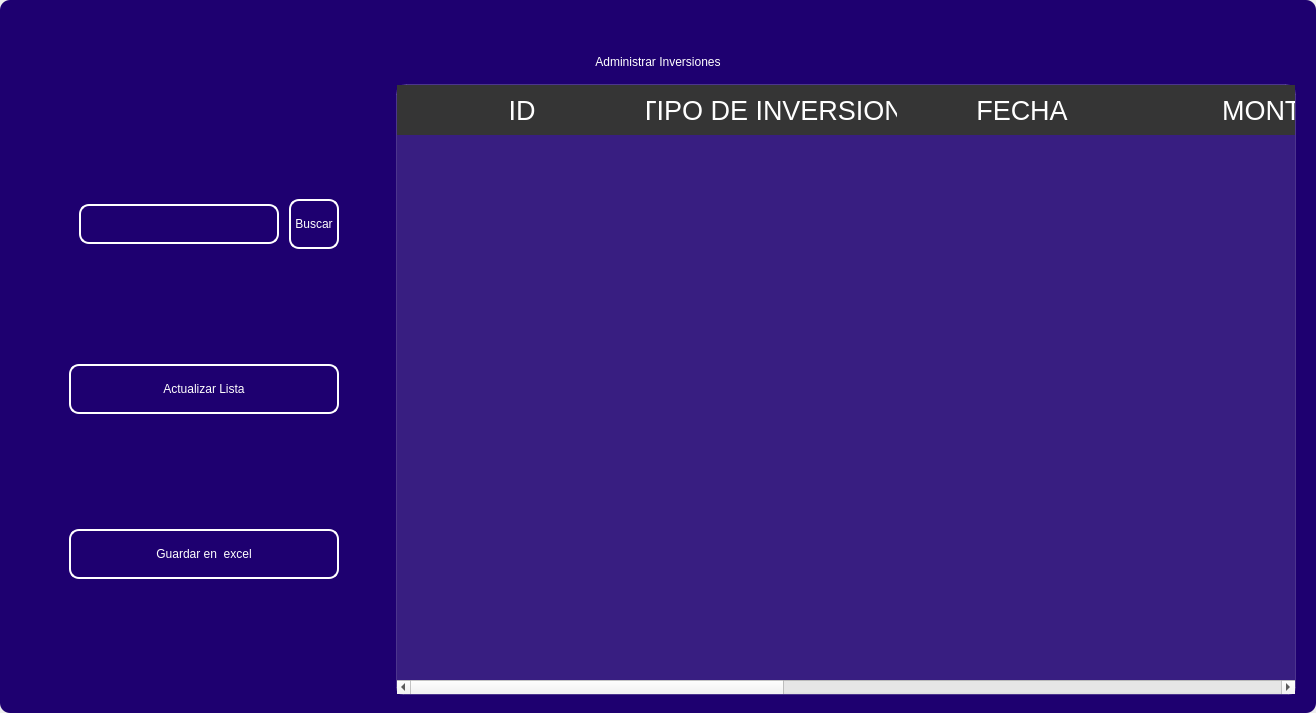
<?xml version="1.0" encoding="UTF-8"?>
<ui version="4.0">
 <class>MainWindow</class>
 <widget class="QMainWindow" name="MainWindow">
  <property name="geometry">
   <rect>
    <x>0</x>
    <y>0</y>
    <width>1316</width>
    <height>713</height>
   </rect>
  </property>
  <property name="windowTitle">
   <string>MainWindow</string>
  </property>
  <property name="styleSheet">
   <string notr="true"/>
  </property>
  <widget class="QWidget" name="centralwidget">
   <property name="styleSheet">
    <string notr="true"/>
   </property>
   <layout class="QVBoxLayout" name="verticalLayout">
    <property name="spacing">
     <number>0</number>
    </property>
    <property name="leftMargin">
     <number>0</number>
    </property>
    <property name="topMargin">
     <number>0</number>
    </property>
    <property name="rightMargin">
     <number>0</number>
    </property>
    <property name="bottomMargin">
     <number>0</number>
    </property>
    <item>
     <widget class="QFrame" name="frame">
      <property name="enabled">
       <bool>true</bool>
      </property>
      <property name="styleSheet">
       <string notr="true">
QFrame {
border-radius:10px;
background-color:#1E0070;
 }
</string>
      </property>
      <property name="frameShape">
       <enum>QFrame::StyledPanel</enum>
      </property>
      <property name="frameShadow">
       <enum>QFrame::Raised</enum>
      </property>
      <layout class="QVBoxLayout" name="verticalLayout_2">
       <item>
        <widget class="QFrame" name="frame_superior">
         <property name="minimumSize">
          <size>
           <width>0</width>
           <height>40</height>
          </size>
         </property>
         <property name="maximumSize">
          <size>
           <width>16777215</width>
           <height>40</height>
          </size>
         </property>
         <property name="styleSheet">
          <string notr="true">QPushButton{
border-radius:18px;
}

QPushButton:hover{
	background-color: rgb(0, 0, 0);
}
</string>
         </property>
         <property name="frameShape">
          <enum>QFrame::StyledPanel</enum>
         </property>
         <property name="frameShadow">
          <enum>QFrame::Raised</enum>
         </property>
         <layout class="QHBoxLayout" name="horizontalLayout_3">
          <property name="spacing">
           <number>4</number>
          </property>
          <property name="leftMargin">
           <number>0</number>
          </property>
          <property name="topMargin">
           <number>0</number>
          </property>
          <property name="rightMargin">
           <number>0</number>
          </property>
          <property name="bottomMargin">
           <number>0</number>
          </property>
          <item>
           <widget class="QPushButton" name="btn_icon">
            <property name="text">
             <string/>
            </property>
            <property name="iconSize">
             <size>
              <width>40</width>
              <height>40</height>
             </size>
            </property>
           </widget>
          </item>
          <item>
           <spacer name="horizontalSpacer_2">
            <property name="orientation">
             <enum>Qt::Horizontal</enum>
            </property>
            <property name="sizeHint" stdset="0">
             <size>
              <width>443</width>
              <height>20</height>
             </size>
            </property>
           </spacer>
          </item>
          <item>
           <widget class="QPushButton" name="btn_exit">
            <property name="minimumSize">
             <size>
              <width>38</width>
              <height>38</height>
             </size>
            </property>
            <property name="maximumSize">
             <size>
              <width>38</width>
              <height>38</height>
             </size>
            </property>
            <property name="text">
             <string/>
            </property>
            <property name="iconSize">
             <size>
              <width>35</width>
              <height>35</height>
             </size>
            </property>
           </widget>
          </item>
          <item>
           <widget class="QPushButton" name="bt_minimizar">
            <property name="minimumSize">
             <size>
              <width>38</width>
              <height>38</height>
             </size>
            </property>
            <property name="maximumSize">
             <size>
              <width>38</width>
              <height>38</height>
             </size>
            </property>
            <property name="cursor">
             <cursorShape>PointingHandCursor</cursorShape>
            </property>
            <property name="text">
             <string/>
            </property>
            <property name="icon">
             <iconset>
              <normaloff>image/minus.svg</normaloff>image/minus.svg</iconset>
            </property>
            <property name="iconSize">
             <size>
              <width>38</width>
              <height>38</height>
             </size>
            </property>
           </widget>
          </item>
          <item>
           <widget class="QPushButton" name="bt_maximizar">
            <property name="minimumSize">
             <size>
              <width>38</width>
              <height>38</height>
             </size>
            </property>
            <property name="maximumSize">
             <size>
              <width>38</width>
              <height>38</height>
             </size>
            </property>
            <property name="cursor">
             <cursorShape>PointingHandCursor</cursorShape>
            </property>
            <property name="text">
             <string/>
            </property>
            <property name="icon">
             <iconset>
              <normaloff>image/chevron-up.svg</normaloff>image/chevron-up.svg</iconset>
            </property>
            <property name="iconSize">
             <size>
              <width>38</width>
              <height>38</height>
             </size>
            </property>
           </widget>
          </item>
          <item>
           <widget class="QPushButton" name="bt_restaurar">
            <property name="minimumSize">
             <size>
              <width>38</width>
              <height>38</height>
             </size>
            </property>
            <property name="maximumSize">
             <size>
              <width>38</width>
              <height>38</height>
             </size>
            </property>
            <property name="cursor">
             <cursorShape>PointingHandCursor</cursorShape>
            </property>
            <property name="text">
             <string/>
            </property>
            <property name="icon">
             <iconset>
              <normaloff>image/chevron-down.svg</normaloff>image/chevron-down.svg</iconset>
            </property>
            <property name="iconSize">
             <size>
              <width>38</width>
              <height>38</height>
             </size>
            </property>
           </widget>
          </item>
          <item>
           <widget class="QPushButton" name="bt_cerrar">
            <property name="minimumSize">
             <size>
              <width>38</width>
              <height>38</height>
             </size>
            </property>
            <property name="maximumSize">
             <size>
              <width>38</width>
              <height>38</height>
             </size>
            </property>
            <property name="cursor">
             <cursorShape>PointingHandCursor</cursorShape>
            </property>
            <property name="text">
             <string/>
            </property>
            <property name="icon">
             <iconset>
              <normaloff>image/x.svg</normaloff>image/x.svg</iconset>
            </property>
            <property name="iconSize">
             <size>
              <width>38</width>
              <height>38</height>
             </size>
            </property>
           </widget>
          </item>
         </layout>
        </widget>
       </item>
       <item>
        <widget class="QLabel" name="label">
         <property name="styleSheet">
          <string notr="true">font: 30pt &quot;MS Shell Dlg 2&quot;;
color: rgb(255, 255, 255);</string>
         </property>
         <property name="text">
          <string>Administrar Inversiones</string>
         </property>
         <property name="alignment">
          <set>Qt::AlignCenter</set>
         </property>
        </widget>
       </item>
       <item>
        <widget class="QFrame" name="frame_3">
         <property name="minimumSize">
          <size>
           <width>0</width>
           <height>0</height>
          </size>
         </property>
         <property name="frameShape">
          <enum>QFrame::StyledPanel</enum>
         </property>
         <property name="frameShadow">
          <enum>QFrame::Raised</enum>
         </property>
         <layout class="QHBoxLayout" name="horizontalLayout_4">
          <property name="leftMargin">
           <number>9</number>
          </property>
          <property name="topMargin">
           <number>9</number>
          </property>
          <property name="rightMargin">
           <number>9</number>
          </property>
          <item>
           <layout class="QVBoxLayout" name="verticalLayout_4">
            <property name="spacing">
             <number>50</number>
            </property>
            <property name="sizeConstraint">
             <enum>QLayout::SetDefaultConstraint</enum>
            </property>
            <property name="leftMargin">
             <number>50</number>
            </property>
            <property name="topMargin">
             <number>50</number>
            </property>
            <property name="rightMargin">
             <number>50</number>
            </property>
            <property name="bottomMargin">
             <number>50</number>
            </property>
            <item>
             <layout class="QHBoxLayout" name="horizontalLayout">
              <property name="spacing">
               <number>10</number>
              </property>
              <property name="leftMargin">
               <number>10</number>
              </property>
              <property name="topMargin">
               <number>0</number>
              </property>
              <property name="bottomMargin">
               <number>0</number>
              </property>
              <item>
               <widget class="QLineEdit" name="searchtxt">
                <property name="minimumSize">
                 <size>
                  <width>200</width>
                  <height>25</height>
                 </size>
                </property>
                <property name="maximumSize">
                 <size>
                  <width>150</width>
                  <height>40</height>
                 </size>
                </property>
                <property name="styleSheet">
                 <string notr="true">QLabel {
	color: rgb(255, 255, 254);
	font: 12pt &quot;Arial&quot;;
	background-color: rgba(0, 0, 0,0);
}

QTextEdit{
background-color: rgba(0, 0, 0,0);
border-radius:10px; 
font: 12pt &quot;Arial&quot;;
color: rgb(255, 255, 254);
border: 2px solid  rgb(255, 255, 255);

}

QTextEdit:hover{
background-color: rgba(0, 0, 0,0);
border-radius:10px; 
font: 12pt &quot;Arial&quot;;
border: 2px solid  rgb(120, 0, 171);
}

QTextEdit:focus{
background-color: rgb(0, 0, 0);
border-radius:10px; 
font: 12pt &quot;Arial&quot;;
border: 2px solid rgb(120, 0, 171);
}

QLineEdit{
background-color: rgba(0, 0, 0,0);
border-radius:10px; 
font: 12pt &quot;Arial&quot;;
color: rgb(255, 255, 254);
border: 2px solid  rgb(255, 255, 255);

}

QLineEdit:hover{
background-color: rgba(0, 0, 0,0);
border-radius:10px; 
font: 12pt &quot;Arial&quot;;
border: 2px solid  rgb(120, 0, 171);
}

QLineEdit:focus{
background-color: rgb(0, 0, 0);
border-radius:10px; 
font: 12pt &quot;Arial&quot;;
border: 2px solid rgb(120, 0, 171);
}

QCheckBox{
	font: 12pt &quot;Arial&quot;;
	color: rgb(255, 255, 255);
}

QCheckBox::indicator {
    width: 18px;
    height:18px;
}

QCheckBox::indicator:unchecked {
   background-image: url(image/square.svg);
}

QCheckBox::indicator:checked {
   background-image: url(image/check-square.svg);
}

QPushButton{
border-radius:10px; 
font: 12pt &quot;Arial&quot;;
color: rgb(255, 255, 254);
border: 2px solid #ffffff;
}

QPushButton:hover{
border-radius:10px; 
font: 12pt &quot;Arial&quot;;
color: rgb(255, 255, 255);
border: 2px solid rgb(120, 0, 171);
	background-color: rgb(120, 0, 171);
}
</string>
                </property>
               </widget>
              </item>
              <item>
               <widget class="QPushButton" name="btn_search">
                <property name="sizePolicy">
                 <sizepolicy hsizetype="Minimum" vsizetype="Fixed">
                  <horstretch>0</horstretch>
                  <verstretch>0</verstretch>
                 </sizepolicy>
                </property>
                <property name="minimumSize">
                 <size>
                  <width>0</width>
                  <height>15</height>
                 </size>
                </property>
                <property name="maximumSize">
                 <size>
                  <width>100</width>
                  <height>50</height>
                 </size>
                </property>
                <property name="cursor">
                 <cursorShape>PointingHandCursor</cursorShape>
                </property>
                <property name="styleSheet">
                 <string notr="true">QPushButton{
border-radius:10px; 
font: 12pt &quot;Arial&quot;;
color: rgb(255, 255, 254);
border: 2px solid #ffffff;
}

QPushButton:hover{
border-radius:10px; 
font: 12pt &quot;Arial&quot;;
color: rgb(255, 255, 255);
border: 2px solid rgb(120, 0, 171);
	background-color: rgb(120, 0, 171);
}</string>
                </property>
                <property name="text">
                 <string>Buscar</string>
                </property>
               </widget>
              </item>
             </layout>
            </item>
            <item>
             <widget class="QPushButton" name="btn_get">
              <property name="minimumSize">
               <size>
                <width>50</width>
                <height>40</height>
               </size>
              </property>
              <property name="maximumSize">
               <size>
                <width>300</width>
                <height>50</height>
               </size>
              </property>
              <property name="cursor">
               <cursorShape>PointingHandCursor</cursorShape>
              </property>
              <property name="styleSheet">
               <string notr="true">QPushButton{
border-radius:10px; 
font: 12pt &quot;Arial&quot;;
color: rgb(255, 255, 254);
border: 2px solid #ffffff;
}

QPushButton:hover{
border-radius:10px; 
font: 12pt &quot;Arial&quot;;
color: rgb(255, 255, 255);
border: 2px solid rgb(120, 0, 171);
	background-color: rgb(120, 0, 171);
}</string>
              </property>
              <property name="text">
               <string>Actualizar Lista</string>
              </property>
              <property name="iconSize">
               <size>
                <width>35</width>
                <height>35</height>
               </size>
              </property>
             </widget>
            </item>
            <item>
             <widget class="QPushButton" name="btn_excel">
              <property name="minimumSize">
               <size>
                <width>10</width>
                <height>40</height>
               </size>
              </property>
              <property name="maximumSize">
               <size>
                <width>300</width>
                <height>50</height>
               </size>
              </property>
              <property name="cursor">
               <cursorShape>PointingHandCursor</cursorShape>
              </property>
              <property name="styleSheet">
               <string notr="true">QPushButton{
border-radius:10px; 
font: 12pt &quot;Arial&quot;;
color: rgb(255, 255, 254);
border: 2px solid #ffffff;
}

QPushButton:hover{
border-radius:10px; 
font: 12pt &quot;Arial&quot;;
color: rgb(255, 255, 255);
border: 2px solid rgb(120, 0, 171);
	background-color: rgb(120, 0, 171);
}</string>
              </property>
              <property name="text">
               <string>Guardar en  excel</string>
              </property>
              <property name="iconSize">
               <size>
                <width>35</width>
                <height>35</height>
               </size>
              </property>
             </widget>
            </item>
           </layout>
          </item>
          <item>
           <widget class="QTableWidget" name="table_investment">
            <property name="minimumSize">
             <size>
              <width>900</width>
              <height>0</height>
             </size>
            </property>
            <property name="maximumSize">
             <size>
              <width>700</width>
              <height>16777215</height>
             </size>
            </property>
            <property name="styleSheet">
             <string notr="true">QTableView {
	background-color: rgba(255, 255, 255, 30); 	
	border: 1px solid rgba(255,255,255,40);
	border-bottom-right-radius: 7px; 
	border-bottom-left-radius: 7px; 
	color: white;
	font: 15pt &quot;MS Shell Dlg 2&quot;;
}

QHeaderView::section {
background-color: rgb(53, 53, 53);
color: white;
border: none;
height: 50px;
font-size: 20pt;
}

QTableView::item {
    border-style: none;
    border-bottom: 1px solid rgba(255,255,255,50);
    padding-left: auto;
    padding-right: auto;
}

QTableView::item:selected{
	border: none;
	color: rgb(255, 255, 255);
    background-color: rgba(255, 255, 255, 50);
}
</string>
            </property>
            <property name="lineWidth">
             <number>1</number>
            </property>
            <property name="editTriggers">
             <set>QAbstractItemView::NoEditTriggers</set>
            </property>
            <attribute name="horizontalHeaderDefaultSectionSize">
             <number>250</number>
            </attribute>
            <column>
             <property name="text">
              <string>ID</string>
             </property>
            </column>
            <column>
             <property name="text">
              <string>TIPO DE INVERSION</string>
             </property>
            </column>
            <column>
             <property name="text">
              <string>FECHA</string>
             </property>
            </column>
            <column>
             <property name="text">
              <string>MONTO</string>
             </property>
            </column>
            <column>
             <property name="text">
              <string>MONTO FINAL INVERTIDO</string>
             </property>
            </column>
            <column>
             <property name="text">
              <string>RENDIMIENTO</string>
             </property>
            </column>
            <column>
             <property name="text">
              <string>FECHA EXPIRACION</string>
             </property>
            </column>
           </widget>
          </item>
         </layout>
        </widget>
       </item>
      </layout>
     </widget>
    </item>
   </layout>
  </widget>
 </widget>
 <resources/>
 <connections/>
</ui>
